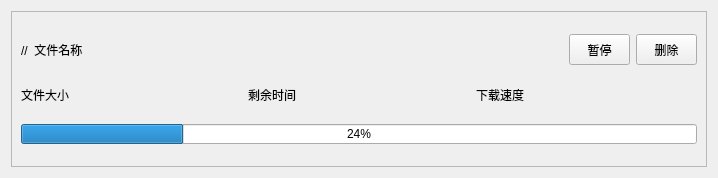
<?xml version="1.0" encoding="UTF-8"?>
<ui version="4.0">
 <class>DownloadItemWidget</class>
 <widget class="QWidget" name="DownloadItemWidget">
  <property name="geometry">
   <rect>
    <x>0</x>
    <y>0</y>
    <width>718</width>
    <height>178</height>
   </rect>
  </property>
  <property name="windowTitle">
   <string>Form</string>
  </property>
  <layout class="QVBoxLayout" name="verticalLayout_2">
   <item>
    <widget class="QFrame" name="frame">
     <property name="styleSheet">
      <string notr="true"/>
     </property>
     <property name="frameShape">
      <enum>QFrame::Shape::StyledPanel</enum>
     </property>
     <property name="frameShadow">
      <enum>QFrame::Shadow::Raised</enum>
     </property>
     <layout class="QVBoxLayout" name="verticalLayout">
      <item>
       <layout class="QHBoxLayout" name="horizontalLayout_2">
        <item>
         <widget class="QLabel" name="labFileName">
          <property name="minimumSize">
           <size>
            <width>20</width>
            <height>0</height>
           </size>
          </property>
          <property name="maximumSize">
           <size>
            <width>16777215</width>
            <height>21</height>
           </size>
          </property>
          <property name="text">
           <string>//  文件名称</string>
          </property>
         </widget>
        </item>
        <item>
         <layout class="QHBoxLayout" name="horizontalLayout">
          <item>
           <spacer name="horizontalSpacer">
            <property name="orientation">
             <enum>Qt::Orientation::Horizontal</enum>
            </property>
            <property name="sizeType">
             <enum>QSizePolicy::Policy::Fixed</enum>
            </property>
            <property name="sizeHint" stdset="0">
             <size>
              <width>200</width>
              <height>20</height>
             </size>
            </property>
           </spacer>
          </item>
          <item>
           <widget class="QPushButton" name="btnSuspend">
            <property name="minimumSize">
             <size>
              <width>61</width>
              <height>31</height>
             </size>
            </property>
            <property name="maximumSize">
             <size>
              <width>61</width>
              <height>31</height>
             </size>
            </property>
            <property name="cursor">
             <cursorShape>PointingHandCursor</cursorShape>
            </property>
            <property name="text">
             <string>暂停</string>
            </property>
            <property name="checkable">
             <bool>true</bool>
            </property>
           </widget>
          </item>
          <item>
           <widget class="QPushButton" name="btnDelete">
            <property name="minimumSize">
             <size>
              <width>61</width>
              <height>31</height>
             </size>
            </property>
            <property name="maximumSize">
             <size>
              <width>61</width>
              <height>31</height>
             </size>
            </property>
            <property name="cursor">
             <cursorShape>PointingHandCursor</cursorShape>
            </property>
            <property name="text">
             <string>删除</string>
            </property>
           </widget>
          </item>
         </layout>
        </item>
       </layout>
      </item>
      <item>
       <layout class="QHBoxLayout" name="horizontalLayout_3">
        <item>
         <widget class="QLabel" name="labFileSize">
          <property name="minimumSize">
           <size>
            <width>181</width>
            <height>21</height>
           </size>
          </property>
          <property name="maximumSize">
           <size>
            <width>16777215</width>
            <height>21</height>
           </size>
          </property>
          <property name="text">
           <string>文件大小</string>
          </property>
         </widget>
        </item>
        <item>
         <widget class="QLabel" name="labRemainTime">
          <property name="minimumSize">
           <size>
            <width>201</width>
            <height>21</height>
           </size>
          </property>
          <property name="maximumSize">
           <size>
            <width>16777215</width>
            <height>21</height>
           </size>
          </property>
          <property name="text">
           <string>剩余时间</string>
          </property>
         </widget>
        </item>
        <item>
         <widget class="QLabel" name="labSpeed">
          <property name="minimumSize">
           <size>
            <width>211</width>
            <height>21</height>
           </size>
          </property>
          <property name="maximumSize">
           <size>
            <width>16777215</width>
            <height>21</height>
           </size>
          </property>
          <property name="text">
           <string>下载速度</string>
          </property>
         </widget>
        </item>
       </layout>
      </item>
      <item>
       <widget class="QProgressBar" name="progressBar">
        <property name="minimumSize">
         <size>
          <width>621</width>
          <height>20</height>
         </size>
        </property>
        <property name="maximumSize">
         <size>
          <width>16777215</width>
          <height>20</height>
         </size>
        </property>
        <property name="value">
         <number>24</number>
        </property>
       </widget>
      </item>
     </layout>
    </widget>
   </item>
  </layout>
 </widget>
 <resources/>
 <connections/>
</ui>
